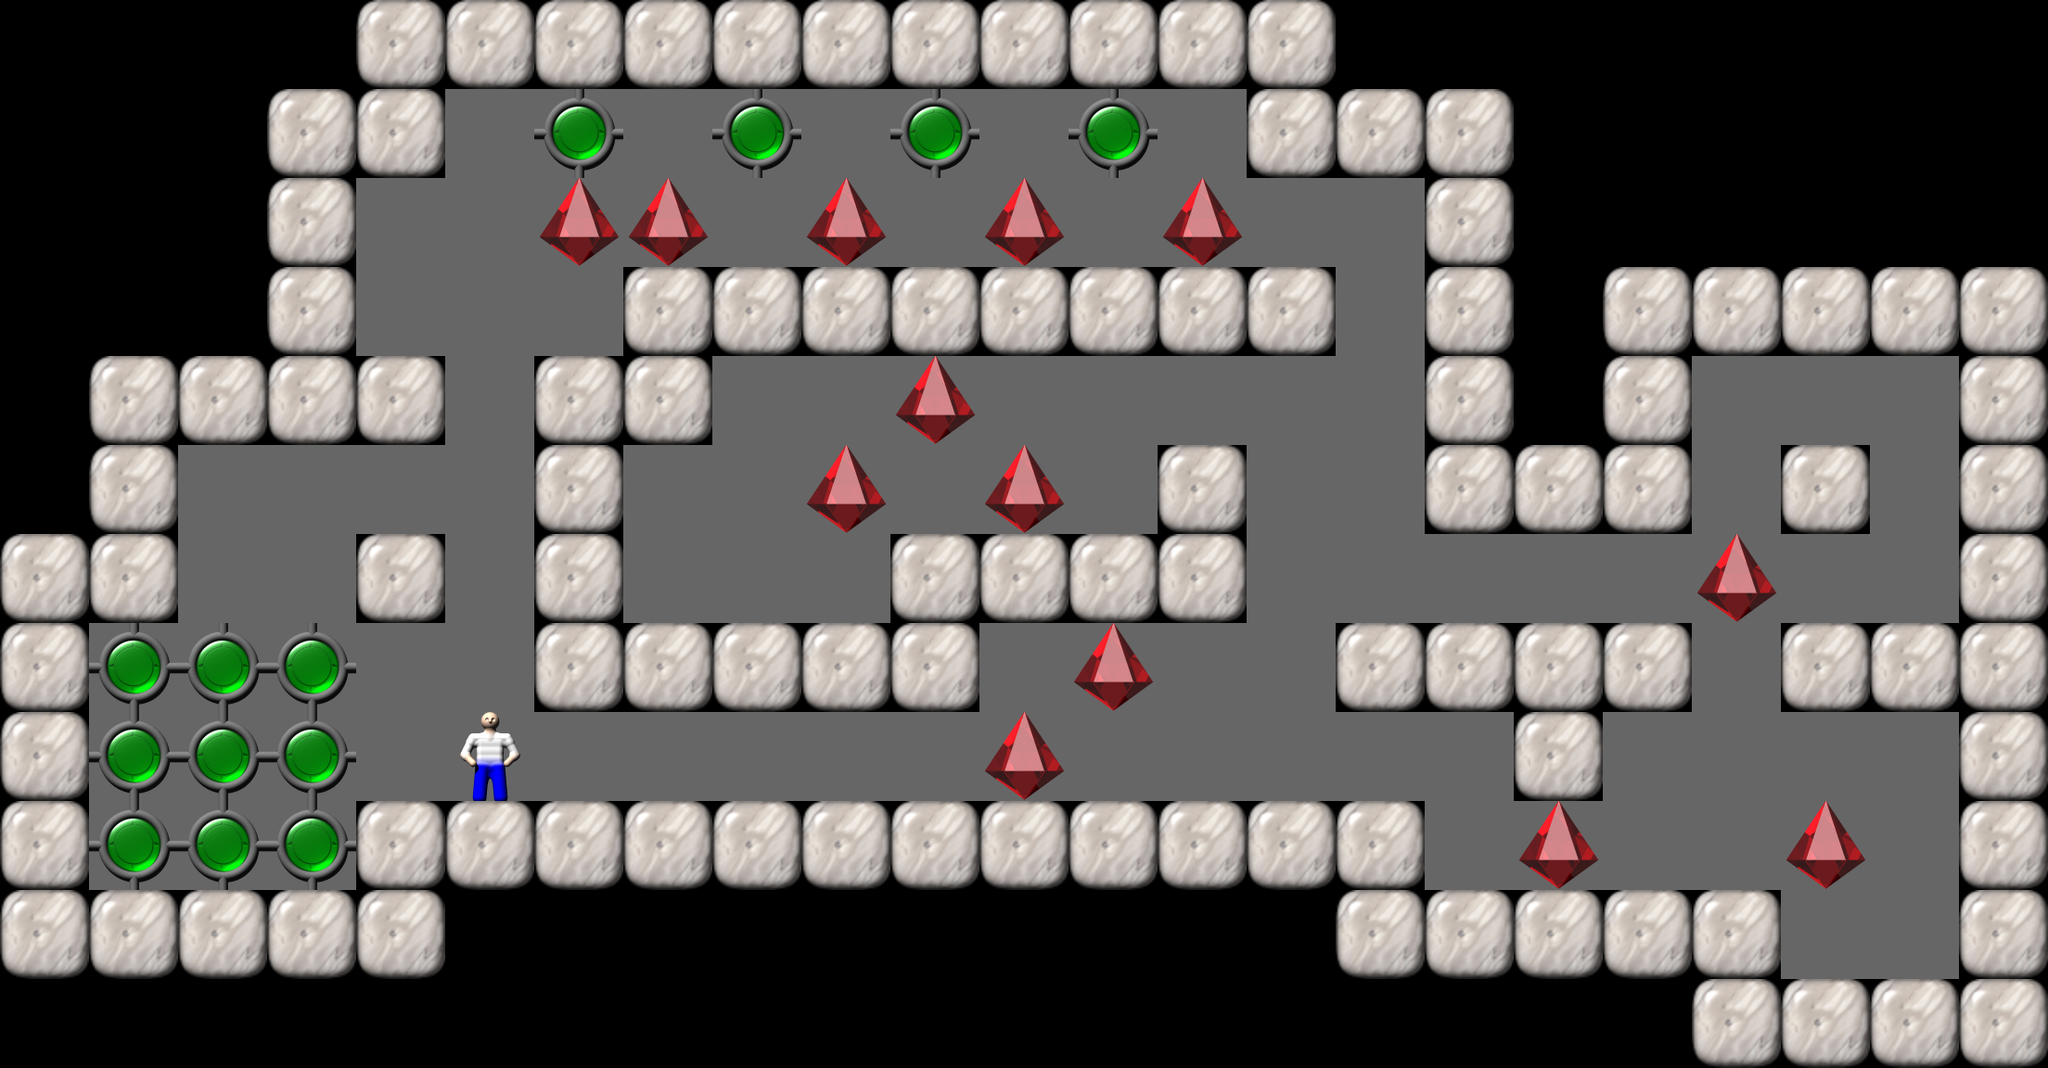

A level layout from a 2D game, rendered from its tile map. Below: a short description, then the map file with tile-grid data replaced by summaries:
An orthogonal 23x12 tile map with 96x96 px tiles, 1 tile layer (Tile Layer 1).

<map version="1.0" orientation="orthogonal" width="23" height="12" tilewidth="96" tileheight="96">
  <properties>
    <property name="Title" value="16" />
  </properties>
  <tileset source="Sokoban.tsx" firstgid="1" />
  <layer name="Tile Layer 1" width="23" height="12">
    <data>[276 cells, 276 non-empty, 6 distinct tile ids]</data>
  </layer>
</map>
